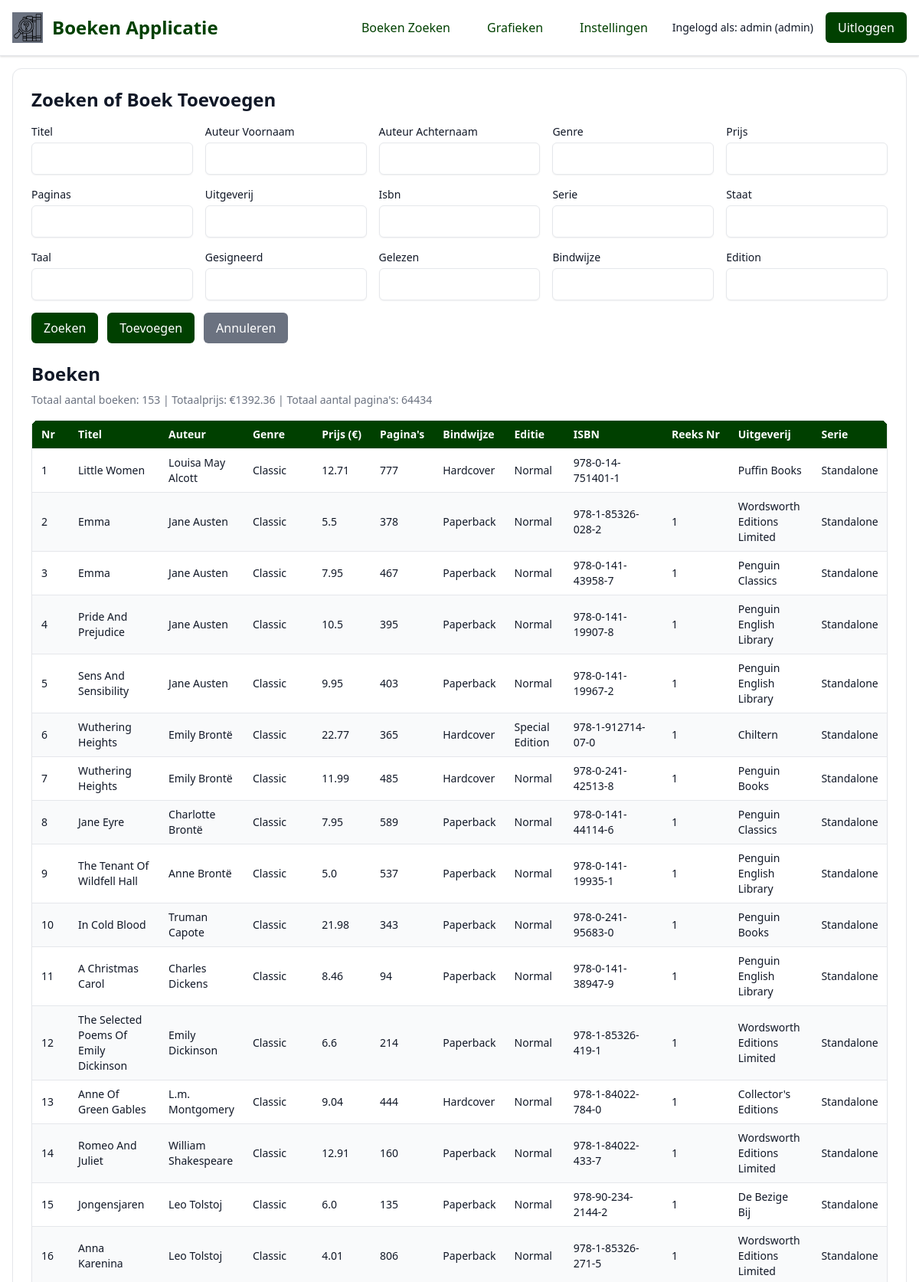
The page / (signed in, upper part) on the database its author committed.
### tables this page shows
CREATE TABLE books
                 (id INTEGER PRIMARY KEY AUTOINCREMENT,
                  titel TEXT,
                  auteur_voornaam TEXT,
                  auteur_achternaam TEXT,
                  genre TEXT,
                  prijs REAL,
                  paginas INTEGER,
                  bindwijze TEXT,
                  edition TEXT,
                  isbn TEXT,
                  reeks_nr TEXT,
                  uitgeverij TEXT,
                  serie TEXT,
                  staat TEXT,
                  taal TEXT,
                  gesigneerd TEXT,
                  gelezen TEXT,
                  added_date TEXT);

### app.py (the view, shortened to what this page needs)
@app.route('/', methods=['GET', 'POST'])
def index():
    if not session.get('user_id'):
        return redirect(url_for('login'))
    settings = get_settings()
    conn = sqlite3.connect('books.db')
    c = conn.cursor()
    filters = {}
    edit_book_data = {}
    if request.method == 'POST':
        if not is_admin() and request.form.get('action') in ['add', 'edit']:
            flash('Alleen admins kunnen boeken toevoegen of bewerken!', 'error')
            return redirect(url_for('index'))
        action = request.form.get('action', 'search')
        if action == 'add':
            data = {
                'titel': request.form.get('titel', ''),
                'auteur_voornaam': request.form.get('auteur_voornaam', ''),
                'auteur_achternaam': request.form.get('auteur_achternaam', ''),
                'genre': request.form.get('genre', ''),
                'prijs': float(request.form.get('prijs', 0)) if request.form.get('prijs', '') else 0.0,
                'paginas': int(request.form.get('paginas', 0)) if request.form.get('paginas', '') else 0,
                'bindwijze': request.form.get('bindwijze', ''),
                'edition': request.form.get('edition', ''),
                'isbn': request.form.get('isbn', ''),
                'reeks_nr': request.form.get('reeks_nr', ''),
                'uitgeverij': request.form.get('uitgeverij', ''),
                'serie': request.form.get('serie', ''),
                'staat': request.form.get('staat', ''),
                'taal': request.form.get('taal', ''),
                'gesigneerd': request.form.get('gesigneerd', ''),
                'gelezen': request.form.get('gelezen', ''),
                'added_date': datetime.now().strftime('%Y-%m-%d %H:%M:%S')
            }
            if not data['titel']:
                flash("Titel is verplicht!", "error")
            else:
                try:
                    c.execute('''INSERT INTO books (titel, auteur_voornaam, auteur_achternaam, genre, prijs, paginas, bindwijze, edition, isbn, reeks_nr, uitgeverij, serie, staat, taal, gesigneerd, gelezen, added_date)
                                 VALUES (?, ?, ?, ?, ?, ?, ?, ?, ?, ?, ?, ?, ?, ?, ?, ?, ?)''',
                              tuple(data.values()))
                    conn.commit()
                    flash("Boek succesvol toegevoegd!", "success")
                except sqlite3.Error as e:
                    flash(f"Fout bij toevoegen boek: {str(e)}", "error")
        elif action == 'edit':
            book_id = request.form.get('book_id', '')
            if not book_id:
                flash("Geen boek-ID opgegeven!", "error")
            else:
                data = {
                    'titel': request.form.get('titel', ''),
                    'auteur_voornaam': request.form.get('auteur_voornaam', ''),
                    'auteur_achternaam': request.form.get('auteur_achternaam', ''),
                    'genre': request.form.get('genre', ''),
                    'prijs': float(request.form.get('prijs', 0)) if request.form.get('prijs', '') else 0.0,
                    'paginas': int(request.form.get('paginas', 0)) if request.form.get('paginas', '') else 0,
                    'bindwijze': request.form.get('bindwijze', ''),
                    'edition': request.form.get('edition', ''),
                    'isbn': request.form.get('isbn', ''),
                    'reeks_nr': request.form.get('reeks_nr', ''),
                    'uitgeverij': request.form.get('uitgeverij', ''),
                    'serie': request.form.get('serie', ''),
                    'staat': request.form.get('staat', ''),
                    'taal': request.form.get('taal', ''),
                    'gesigneerd': request.form.get('gesigneerd', ''),
                    'gelezen': request.form.get('gelezen', ''),
                    'added_date': request.form.get('added_date', '')
                }
                if not data['titel']:
                    flash("Titel is verplicht!", "error")
                else:
                    try:
                        c.execute('''UPDATE books SET titel = ?, auteur_voornaam = ?, auteur_achternaam = ?, genre = ?, prijs = ?, paginas = ?, bindwijze = ?, edition = ?, isbn = ?, reeks_nr = ?, uitgeverij = ?, serie = ?, staat = ?, taal = ?, gesigneerd = ?, gelezen = ?, added_date = ?
                                     WHERE id = ?''', tuple(data.values()) + (book_id,))
                        conn.commit()
                        flash("Boek succesvol bijgewerkt!", "success")
                    except sqlite3.Error as e:
                        flash(f"Fout bij bijwerken boek: {str(e)}", "error")
        query = 'SELECT * FROM books'
        params = []
        where_clauses = []
        for col in ['titel', 'auteur_voornaam', 'auteur_achternaam', 'genre', 'uitgeverij', 'isbn', 'serie', 'staat', 'taal', 'gesigneerd', 'gelezen', 'bindwijze', 'edition']:
            value = request.form.get(col, '').strip()
            if value:
                filters[col] = value
                where_clauses.append(f"{col} LIKE ?")
                params.append(f'%{value}%')
        if where_clauses:
            query += ' WHERE ' + ' AND '.join(where_clauses)
        try:
            c.execute(query + ' ORDER BY genre ASC, auteur_achternaam ASC, reeks_nr ASC', params)
            books = c.fetchall()
        except sqlite3.Error as e:
            flash(f"Databasefout bij ophalen boeken: {str(e)}", "error")
            books = []
    else:
        book_id = request.args.get('edit_book_id')
        try:
            c.execute('SELECT * FROM books ORDER BY genre ASC, auteur_achternaam ASC, reeks_nr ASC')
            books = c.fetchall()
        except sqlite3.Error as e:
            flash(f"Databasefout bij ophalen boeken: {str(e)}", "error")
            books = []
    conn.close()
    df = pd.DataFrame(books, columns=['id', 'titel', 'auteur_voornaam', 'auteur_achternaam', 'genre', 'prijs', 'paginas', 'bindwijze', 'edition', 'isbn', 'reeks_nr', 'uitgeverij', 'serie', 'staat', 'taal', 'gesigneerd', 'gelezen', 'added_date'])
    total_price = df['prijs'].sum() if not df.empty else 0
    total_pages = df['paginas'].sum() if not df.empty else 0
    return render_template('index.html', books=books, total_price=total_price, total_pages=total_pages, filters=filters, settings=settings, edit_book_data=edit_book_data, is_admin=is_admin())

### app.py (called while the page is built)
def get_settings():
    conn = sqlite3.connect('books.db')
    c = conn.cursor()
    c.execute('SELECT color, dark_mode FROM settings WHERE id = 1')
    result = c.fetchone()
    conn.close()
    print(f"Settings geladen: {{'color': '{result[0]}', 'dark_mode': {bool(result[1])}}}")  # Debugging
    return {'color': result[0], 'dark_mode': bool(result[1])}

def is_admin():
    return session.get('role') == 'admin'

### templates/index.html (shortened to what this page needs)
<!DOCTYPE html>
<html lang="nl">
<head>
  <link href="https://cdn.jsdelivr.net/npm/tailwindcss@2.2.19/dist/tailwind.min.css" rel="stylesheet" />
</head>
<body class="min-h-screen flex flex-col">
  <header class="shadow" style="border-bottom: 1px solid var(--border-color);">
    <div class="container mx-auto max-w-7xl p-4 flex justify-between items-center">
      <div class="flex items-center space-x-3">
        <a href="{{ url_for('index') }}">
          <img src="{{ url_for('static', filename='images/logo.png') }}" alt="Boeken Applicatie Logo" class="logo" />
        </a>
        <a href="{{ url_for('index') }}" class="text-2xl font-bold link-primary">Boeken Applicatie</a>
      </div>
      <nav class="flex space-x-4 items-center">
        <a href="{{ url_for('index') }}" class="px-4 py-2 rounded-md font-medium link-primary">Boeken Zoeken</a>
        <a href="{{ url_for('statistics') }}" class="px-4 py-2 rounded-md font-medium link-primary">Grafieken</a>
        {% if is_admin %}
          <a href="{{ url_for('settings') }}" class="px-4 py-2 rounded-md font-medium link-primary">Instellingen</a>
        {% endif %}
        {% if session.username %}
          <span class="text-sm">Ingelogd als: {{ session.username }} ({{ session.role }})</span>
          <a href="{{ url_for('logout') }}" class="px-4 py-2 rounded-md btn-primary">Uitloggen</a>
        {% else %}
          <a href="{{ url_for('login') }}" class="px-4 py-2 rounded-md btn-primary">Inloggen</a>
          <a href="{{ url_for('register') }}" class="px-4 py-2 rounded-md btn-primary">Registreren</a>
        {% endif %}
      </nav>
    </div>
  </header>
  <div class="container mx-auto max-w-7xl p-4 flex-1 flex flex-col">
    <div class="card rounded-xl shadow-sm p-6 flex-1">
      <h2 class="text-2xl font-bold mb-4">Zoeken{% if edit_book_data %} of Boek Bewerken{% else %} of Boek Toevoegen{% endif %}</h2>
      <form id="searchForm" method="POST" class="mb-6">
        <div class="grid grid-cols-1 md:grid-cols-3 lg:grid-cols-5 gap-4">
          {% for field in ['titel', 'auteur_voornaam', 'auteur_achternaam', 'genre', 'prijs', 'paginas', 'uitgeverij', 'isbn', 'serie', 'staat', 'taal', 'gesigneerd', 'gelezen', 'bindwijze', 'edition'] %}
            <div>
              <label for="{{ field }}" class="block text-sm font-medium">{{ field.replace('_', ' ').title() }}</label>
              <input type="text" id="{{ field }}" name="{{ field }}" value="{{ edit_book_data[field] if edit_book_data and field in edit_book_data else filters[field] if field in filters else '' }}" class="mt-1 block w-full rounded-md shadow-sm input-base px-3 py-2"  />
            </div>
          {% endfor %}
        </div>
        <div class="flex flex-wrap gap-3 mt-4">
          <button type="submit" onclick="document.getElementById('form_action').value='search'" class="px-4 py-2 rounded-md btn-primary">Zoeken</button>
          {% if is_admin %}
            {% if edit_book_data %}
              <button type="submit" onclick="document.getElementById('form_action').value='edit'" class="px-4 py-2 rounded-md btn-primary">Bijwerken</button>
            {% else %}
              <button type="submit" onclick="document.getElementById('form_action').value='add'" class="px-4 py-2 rounded-md btn-primary">Toevoegen</button>
            {% endif %}
          {% endif %}
          <button type="button" onclick="window.location.href='{{ url_for('index') }}'" class="px-4 py-2 rounded-md bg-gray-500 text-white hover:bg-gray-600">Annuleren</button>
        </div>
      </form>
      <h2 class="text-2xl font-bold mb-2">Boeken</h2>
      <p class="mb-4 text-sm" style="color: var(--muted);">
        Totaal aantal boeken: <span id="totalBooks">{{ books | length }}</span>
        | Totaalprijs: €<span id="totalPrice">{{ total_price | round(2) }}</span>
        | Totaal aantal pagina's: <span id="totalPages">{{ total_pages }}</span>
      </p>
      <div class="overflow-x-auto rounded-lg shadow-sm border" style="border-color: var(--border-color);">
        <table class="min-w-full divide-y" style="border-color: var(--border-color);">
          <thead style="background-color: var(--primary-color); color: #ffffff;">
            <tr>
              <th class="px-3 py-2 text-left text-sm font-semibold">Nr</th>
              <th class="px-3 py-2 text-left text-sm font-semibold">Titel</th>
              <th class="px-3 py-2 text-left text-sm font-semibold">Auteur</th>
              <th class="px-3 py-2 text-left text-sm font-semibold">Genre</th>
              <th class="px-3 py-2 text-left text-sm font-semibold">Prijs (€)</th>
              <th class="px-3 py-2 text-left text-sm font-semibold">Pagina's</th>
              <th class="px-3 py-2 text-left text-sm font-semibold">Bindwijze</th>
              <th class="px-3 py-2 text-left text-sm font-semibold">Editie</th>
              <th class="px-3 py-2 text-left text-sm font-semibold">ISBN</th>
              <th class="px-3 py-2 text-left text-sm font-semibold">Reeks Nr</th>
              <th class="px-3 py-2 text-left text-sm font-semibold">Uitgeverij</th>
              <th class="px-3 py-2 text-left text-sm font-semibold">Serie</th>
            </tr>
          </thead>
          <tbody id="booksTable" class="divide-y" style="border-color: var(--border-color);">
            {% for book in books %}
              <tr style="background-color: {{ 'var(--row-even)' if loop.index % 2 == 0 else 'var(--row-odd)' }};">
                <td class="px-3 py-2 text-sm">{{ loop.index }}</td>
                <td class="px-3 py-2 text-sm">{{ book[1] }}</td>
                <td class="px-3 py-2 text-sm">{{ book[2] }} {{ book[3] }}</td>
                <td class="px-3 py-2 text-sm">{{ book[4] }}</td>
                <td class="px-3 py-2 text-sm">{{ book[5] | round(2) }}</td>
                <td class="px-3 py-2 text-sm">{{ book[6] }}</td>
                <td class="px-3 py-2 text-sm">{{ book[7] }}</td>
                <td class="px-3 py-2 text-sm">{{ book[8] }}</td>
                <td class="px-3 py-2 text-sm">{{ book[9] }}</td>
                <td class="px-3 py-2 text-sm">{{ book[10] }}</td>
                <td class="px-3 py-2 text-sm">{{ book[11] }}</td>
                <td class="px-3 py-2 text-sm">{{ book[12] }}</td>
              </tr>
            {% endfor %}
          </tbody>
        </table>
      </div>
    </div>
  </div>
</body>
</html>

### rows shown on the page
books: titel "Little Women", auteur_voornaam "Louisa May", auteur_achternaam "Alcott", genre "Classic", prijs "12.71", paginas "777", bindwijze "Hardcover", edition "Normal", isbn "978-0-14-751401-1", uitgeverij "Puffin Books", serie "Standalone"
books: titel "Emma", auteur_voornaam "Jane", auteur_achternaam "Austen", genre "Classic", prijs "5.5", paginas "378", bindwijze "Paperback", edition "Normal", isbn "978-1-85326-028-2", reeks_nr "1", uitgeverij "Wordsworth Editions Limited", serie "Standalone"
books: titel "Emma", auteur_voornaam "Jane", auteur_achternaam "Austen", genre "Classic", prijs "7.95", paginas "467", bindwijze "Paperback", edition "Normal", isbn "978-0-141-43958-7", reeks_nr "1", uitgeverij "Penguin Classics", serie "Standalone"
books: titel "Pride And Prejudice", auteur_voornaam "Jane", auteur_achternaam "Austen", genre "Classic", prijs "10.5", paginas "395", bindwijze "Paperback", edition "Normal", isbn "978-0-141-19907-8", reeks_nr "1", uitgeverij "Penguin English Library", serie "Standalone"
books: titel "Sens And Sensibility", auteur_voornaam "Jane", auteur_achternaam "Austen", genre "Classic", prijs "9.95", paginas "403", bindwijze "Paperback", edition "Normal", isbn "978-0-141-19967-2", reeks_nr "1", uitgeverij "Penguin English Library", serie "Standalone"
books: titel "Wuthering Heights", auteur_voornaam "Emily", auteur_achternaam "Brontë", genre "Classic", prijs "22.77", paginas "365", bindwijze "Hardcover", edition "Special Edition", isbn "978-1-912714-07-0", reeks_nr "1", uitgeverij "Chiltern", serie "Standalone"
books: titel "Wuthering Heights", auteur_voornaam "Emily", auteur_achternaam "Brontë", genre "Classic", prijs "11.99", paginas "485", bindwijze "Hardcover", edition "Normal", isbn "978-0-241-42513-8", reeks_nr "1", uitgeverij "Penguin Books", serie "Standalone"
books: titel "Jane Eyre", auteur_voornaam "Charlotte", auteur_achternaam "Brontë", genre "Classic", prijs "7.95", paginas "589", bindwijze "Paperback", edition "Normal", isbn "978-0-141-44114-6", reeks_nr "1", uitgeverij "Penguin Classics", serie "Standalone"
books: titel "The Tenant Of Wildfell Hall", auteur_voornaam "Anne", auteur_achternaam "Brontë", genre "Classic", prijs "5.0", paginas "537", bindwijze "Paperback", edition "Normal", isbn "978-0-141-19935-1", reeks_nr "1", uitgeverij "Penguin English Library", serie "Standalone"
books: titel "In Cold Blood", auteur_voornaam "Truman", auteur_achternaam "Capote", genre "Classic", prijs "21.98", paginas "343", bindwijze "Paperback", edition "Normal", isbn "978-0-241-95683-0", reeks_nr "1", uitgeverij "Penguin Books", serie "Standalone"
books: titel "A Christmas Carol", auteur_voornaam "Charles", auteur_achternaam "Dickens", genre "Classic", prijs "8.46", paginas "94", bindwijze "Paperback", edition "Normal", isbn "978-0-141-38947-9", reeks_nr "1", uitgeverij "Penguin English Library", serie "Standalone"
books: titel "The Selected Poems Of Emily Dickinson", auteur_voornaam "Emily", auteur_achternaam "Dickinson", genre "Classic", prijs "6.6", paginas "214", bindwijze "Paperback", edition "Normal", isbn "978-1-85326-419-1", reeks_nr "1", uitgeverij "Wordsworth Editions Limited", serie "Standalone"
books: titel "Anne Of Green Gables", auteur_voornaam "L.m.", auteur_achternaam "Montgomery", genre "Classic", prijs "9.04", paginas "444", bindwijze "Hardcover", edition "Normal", isbn "978-1-84022-784-0", reeks_nr "1", uitgeverij "Collector's Editions", serie "Standalone"
books: titel "Romeo And Juliet", auteur_voornaam "William", auteur_achternaam "Shakespeare", genre "Classic", prijs "12.91", paginas "160", bindwijze "Paperback", edition "Normal", isbn "978-1-84022-433-7", reeks_nr "1", uitgeverij "Wordsworth Editions Limited", serie "Standalone"
books: titel "Jongensjaren", auteur_voornaam "Leo", auteur_achternaam "Tolstoj", genre "Classic", prijs "6.0", paginas "135", bindwijze "Paperback", edition "Normal", isbn "978-90-234-2144-2", reeks_nr "1", uitgeverij "De Bezige Bij", serie "Standalone"
books: titel "Anna Karenina", auteur_voornaam "Leo", auteur_achternaam "Tolstoj", genre "Classic", prijs "4.01", paginas "806", bindwijze "Paperback", edition "Normal", isbn "978-1-85326-271-5", reeks_nr "1", uitgeverij "Wordsworth Editions Limited", serie "Standalone"

### other values the page prints
{{ session.username }} "admin"
{{ session.role }} "admin"
{{ field.replace('_', ' ').title() }} "Titel" "Auteur Voornaam" "Auteur Achternaam" "Genre" "Prijs" "Paginas" "Uitgeverij" "Isbn" "Serie" "Staat" "Taal" "Gesigneerd" "Gelezen" "Bindwijze" "Edition"
{{ books | length }} "153"
{{ total_price | round(2) }} "1392.36"
{{ total_pages }} "64434"
